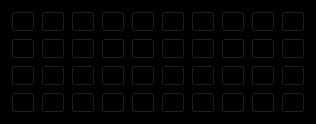
  <widget class="QWidget" name="tabKeyboard">
   <property name="styleSheet">
    <string notr="true">background-color:black;</string>
   </property>
   <attribute name="title">
    <string>Keyboard</string>
   </attribute>
   <layout class="QGridLayout" name="gridLayout">
    <item row="2" column="5">
     <widget class="QToolButton" name="kbH">
      <property name="styleSheet">
       <string notr="true">QToolButton:hover {background-color:#333333;}
QToolButton:pressed {background-color:#4d4d4d;}</string>
      </property>
      <property name="text">
       <string>...</string>
      </property>
      <property name="icon">
       <iconset resource="../rise.qrc">
        <normaloff>:/svg/buttons/assets/svg/h.svg</normaloff>:/svg/buttons/assets/svg/h.svg</iconset>
      </property>
      <property name="iconSize">
       <size>
        <width>60</width>
        <height>64</height>
       </size>
      </property>
     </widget>
    </item>
    <item row="0" column="0">
     <widget class="QToolButton" name="kb1">
      <property name="styleSheet">
       <string notr="true">QToolButton:hover {background-color:#333333;}
QToolButton:pressed {background-color:#4d4d4d;}</string>
      </property>
      <property name="text">
       <string>...</string>
      </property>
      <property name="icon">
       <iconset resource="../rise.qrc">
        <normaloff>:/svg/buttons/assets/svg/1.svg</normaloff>:/svg/buttons/assets/svg/1.svg</iconset>
      </property>
      <property name="iconSize">
       <size>
        <width>60</width>
        <height>64</height>
       </size>
      </property>
     </widget>
    </item>
    <item row="2" column="0">
     <widget class="QToolButton" name="kbA">
      <property name="styleSheet">
       <string notr="true">QToolButton:hover {background-color:#333333;}
QToolButton:pressed {background-color:#4d4d4d;}</string>
      </property>
      <property name="text">
       <string>...</string>
      </property>
      <property name="icon">
       <iconset resource="../rise.qrc">
        <normaloff>:/svg/buttons/assets/svg/a.svg</normaloff>:/svg/buttons/assets/svg/a.svg</iconset>
      </property>
      <property name="iconSize">
       <size>
        <width>60</width>
        <height>64</height>
       </size>
      </property>
     </widget>
    </item>
    <item row="1" column="9">
     <widget class="QToolButton" name="kbP">
      <property name="styleSheet">
       <string notr="true">QToolButton:hover {background-color:#333333;}
QToolButton:pressed {background-color:#4d4d4d;}</string>
      </property>
      <property name="text">
       <string>...</string>
      </property>
      <property name="icon">
       <iconset resource="../rise.qrc">
        <normaloff>:/svg/buttons/assets/svg/p.svg</normaloff>:/svg/buttons/assets/svg/p.svg</iconset>
      </property>
      <property name="iconSize">
       <size>
        <width>60</width>
        <height>64</height>
       </size>
      </property>
     </widget>
    </item>
    <item row="2" column="4">
     <widget class="QToolButton" name="kbG">
      <property name="styleSheet">
       <string notr="true">QToolButton:hover {background-color:#333333;}
QToolButton:pressed {background-color:#4d4d4d;}</string>
      </property>
      <property name="text">
       <string>...</string>
      </property>
      <property name="icon">
       <iconset resource="../rise.qrc">
        <normaloff>:/svg/buttons/assets/svg/g.svg</normaloff>:/svg/buttons/assets/svg/g.svg</iconset>
      </property>
      <property name="iconSize">
       <size>
        <width>60</width>
        <height>64</height>
       </size>
      </property>
     </widget>
    </item>
    <item row="2" column="9">
     <widget class="QToolButton" name="kbEnter">
      <property name="styleSheet">
       <string notr="true">QToolButton:hover {background-color:#333333;}
QToolButton:pressed {background-color:#4d4d4d;}</string>
      </property>
      <property name="text">
       <string>...</string>
      </property>
      <property name="icon">
       <iconset resource="../rise.qrc">
        <normaloff>:/svg/buttons/assets/svg/enter.svg</normaloff>:/svg/buttons/assets/svg/enter.svg</iconset>
      </property>
      <property name="iconSize">
       <size>
        <width>60</width>
        <height>64</height>
       </size>
      </property>
     </widget>
    </item>
    <item row="0" column="5">
     <widget class="QToolButton" name="kb6">
      <property name="styleSheet">
       <string notr="true">QToolButton:hover {background-color:#333333;}
QToolButton:pressed {background-color:#4d4d4d;}</string>
      </property>
      <property name="text">
       <string>...</string>
      </property>
      <property name="icon">
       <iconset resource="../rise.qrc">
        <normaloff>:/svg/buttons/assets/svg/6.svg</normaloff>:/svg/buttons/assets/svg/6.svg</iconset>
      </property>
      <property name="iconSize">
       <size>
        <width>60</width>
        <height>64</height>
       </size>
      </property>
     </widget>
    </item>
    <item row="1" column="6">
     <widget class="QToolButton" name="kbU">
      <property name="styleSheet">
       <string notr="true">QToolButton:hover {background-color:#333333;}
QToolButton:pressed {background-color:#4d4d4d;}</string>
      </property>
      <property name="text">
       <string>...</string>
      </property>
      <property name="icon">
       <iconset resource="../rise.qrc">
        <normaloff>:/svg/buttons/assets/svg/u.svg</normaloff>:/svg/buttons/assets/svg/u.svg</iconset>
      </property>
      <property name="iconSize">
       <size>
        <width>60</width>
        <height>64</height>
       </size>
      </property>
     </widget>
    </item>
    <item row="1" column="0">
     <widget class="QToolButton" name="kbQ">
      <property name="styleSheet">
       <string notr="true">QToolButton:hover {background-color:#333333;}
QToolButton:pressed {background-color:#4d4d4d;}</string>
      </property>
      <property name="text">
       <string>...</string>
      </property>
      <property name="icon">
       <iconset resource="../rise.qrc">
        <normaloff>:/svg/buttons/assets/svg/q.svg</normaloff>:/svg/buttons/assets/svg/q.svg</iconset>
      </property>
      <property name="iconSize">
       <size>
        <width>60</width>
        <height>64</height>
       </size>
      </property>
     </widget>
    </item>
    <item row="0" column="3">
     <widget class="QToolButton" name="kb4">
      <property name="styleSheet">
       <string notr="true">QToolButton:hover {background-color:#333333;}
QToolButton:pressed {background-color:#4d4d4d;}</string>
      </property>
      <property name="text">
       <string>...</string>
      </property>
      <property name="icon">
       <iconset resource="../rise.qrc">
        <normaloff>:/svg/buttons/assets/svg/4.svg</normaloff>:/svg/buttons/assets/svg/4.svg</iconset>
      </property>
      <property name="iconSize">
       <size>
        <width>60</width>
        <height>64</height>
       </size>
      </property>
     </widget>
    </item>
    <item row="1" column="7">
     <widget class="QToolButton" name="kbI">
      <property name="styleSheet">
       <string notr="true">QToolButton:hover {background-color:#333333;}
QToolButton:pressed {background-color:#4d4d4d;}</string>
      </property>
      <property name="text">
       <string>...</string>
      </property>
      <property name="icon">
       <iconset resource="../rise.qrc">
        <normaloff>:/svg/buttons/assets/svg/i.svg</normaloff>:/svg/buttons/assets/svg/i.svg</iconset>
      </property>
      <property name="iconSize">
       <size>
        <width>60</width>
        <height>64</height>
       </size>
      </property>
     </widget>
    </item>
    <item row="1" column="3">
     <widget class="QToolButton" name="kbR">
      <property name="styleSheet">
       <string notr="true">QToolButton:hover {background-color:#333333;}
QToolButton:pressed {background-color:#4d4d4d;}</string>
      </property>
      <property name="text">
       <string>...</string>
      </property>
      <property name="icon">
       <iconset resource="../rise.qrc">
        <normaloff>:/svg/buttons/assets/svg/r.svg</normaloff>:/svg/buttons/assets/svg/r.svg</iconset>
      </property>
      <property name="iconSize">
       <size>
        <width>60</width>
        <height>64</height>
       </size>
      </property>
     </widget>
    </item>
    <item row="0" column="8">
     <widget class="QToolButton" name="kb9">
      <property name="styleSheet">
       <string notr="true">QToolButton:hover {background-color:#333333;}
QToolButton:pressed {background-color:#4d4d4d;}</string>
      </property>
      <property name="text">
       <string>...</string>
      </property>
      <property name="icon">
       <iconset resource="../rise.qrc">
        <normaloff>:/svg/buttons/assets/svg/9.svg</normaloff>:/svg/buttons/assets/svg/9.svg</iconset>
      </property>
      <property name="iconSize">
       <size>
        <width>60</width>
        <height>64</height>
       </size>
      </property>
     </widget>
    </item>
    <item row="2" column="3">
     <widget class="QToolButton" name="kbF">
      <property name="styleSheet">
       <string notr="true">QToolButton:hover {background-color:#333333;}
QToolButton:pressed {background-color:#4d4d4d;}</string>
      </property>
      <property name="text">
       <string>...</string>
      </property>
      <property name="icon">
       <iconset resource="../rise.qrc">
        <normaloff>:/svg/buttons/assets/svg/f.svg</normaloff>:/svg/buttons/assets/svg/f.svg</iconset>
      </property>
      <property name="iconSize">
       <size>
        <width>60</width>
        <height>64</height>
       </size>
      </property>
     </widget>
    </item>
    <item row="2" column="7">
     <widget class="QToolButton" name="kbK">
      <property name="styleSheet">
       <string notr="true">QToolButton:hover {background-color:#333333;}
QToolButton:pressed {background-color:#4d4d4d;}</string>
      </property>
      <property name="text">
       <string>...</string>
      </property>
      <property name="icon">
       <iconset resource="../rise.qrc">
        <normaloff>:/svg/buttons/assets/svg/k.svg</normaloff>:/svg/buttons/assets/svg/k.svg</iconset>
      </property>
      <property name="iconSize">
       <size>
        <width>60</width>
        <height>64</height>
       </size>
      </property>
     </widget>
    </item>
    <item row="1" column="5">
     <widget class="QToolButton" name="kbY">
      <property name="styleSheet">
       <string notr="true">QToolButton:hover {background-color:#333333;}
QToolButton:pressed {background-color:#4d4d4d;}</string>
      </property>
      <property name="text">
       <string>...</string>
      </property>
      <property name="icon">
       <iconset resource="../rise.qrc">
        <normaloff>:/svg/buttons/assets/svg/y.svg</normaloff>:/svg/buttons/assets/svg/y.svg</iconset>
      </property>
      <property name="iconSize">
       <size>
        <width>60</width>
        <height>64</height>
       </size>
      </property>
     </widget>
    </item>
    <item row="0" column="9">
     <widget class="QToolButton" name="kb0">
      <property name="styleSheet">
       <string notr="true">QToolButton:hover {background-color:#333333;}
QToolButton:pressed {background-color:#4d4d4d;}</string>
      </property>
      <property name="text">
       <string>...</string>
      </property>
      <property name="icon">
       <iconset resource="../rise.qrc">
        <normaloff>:/svg/buttons/assets/svg/0.svg</normaloff>:/svg/buttons/assets/svg/0.svg</iconset>
      </property>
      <property name="iconSize">
       <size>
        <width>60</width>
        <height>64</height>
       </size>
      </property>
     </widget>
    </item>
    <item row="2" column="1">
     <widget class="QToolButton" name="kbS">
      <property name="styleSheet">
       <string notr="true">QToolButton:hover {background-color:#333333;}
QToolButton:pressed {background-color:#4d4d4d;}</string>
      </property>
      <property name="text">
       <string>...</string>
      </property>
      <property name="icon">
       <iconset resource="../rise.qrc">
        <normaloff>:/svg/buttons/assets/svg/s.svg</normaloff>:/svg/buttons/assets/svg/s.svg</iconset>
      </property>
      <property name="iconSize">
       <size>
        <width>60</width>
        <height>64</height>
       </size>
      </property>
     </widget>
    </item>
    <item row="2" column="2">
     <widget class="QToolButton" name="kbD">
      <property name="styleSheet">
       <string notr="true">QToolButton:hover {background-color:#333333;}
QToolButton:pressed {background-color:#4d4d4d;}</string>
      </property>
      <property name="text">
       <string>...</string>
      </property>
      <property name="icon">
       <iconset resource="../rise.qrc">
        <normaloff>:/svg/buttons/assets/svg/d.svg</normaloff>:/svg/buttons/assets/svg/d.svg</iconset>
      </property>
      <property name="iconSize">
       <size>
        <width>60</width>
        <height>64</height>
       </size>
      </property>
     </widget>
    </item>
    <item row="0" column="1">
     <widget class="QToolButton" name="kb2">
      <property name="styleSheet">
       <string notr="true">QToolButton:hover {background-color:#333333;}
QToolButton:pressed {background-color:#4d4d4d;}</string>
      </property>
      <property name="text">
       <string>...</string>
      </property>
      <property name="icon">
       <iconset resource="../rise.qrc">
        <normaloff>:/svg/buttons/assets/svg/2.svg</normaloff>:/svg/buttons/assets/svg/2.svg</iconset>
      </property>
      <property name="iconSize">
       <size>
        <width>60</width>
        <height>64</height>
       </size>
      </property>
     </widget>
    </item>
    <item row="2" column="6">
     <widget class="QToolButton" name="kbJ">
      <property name="styleSheet">
       <string notr="true">QToolButton:hover {background-color:#333333;}
QToolButton:pressed {background-color:#4d4d4d;}</string>
      </property>
      <property name="text">
       <string>...</string>
      </property>
      <property name="icon">
       <iconset resource="../rise.qrc">
        <normaloff>:/svg/buttons/assets/svg/j.svg</normaloff>:/svg/buttons/assets/svg/j.svg</iconset>
      </property>
      <property name="iconSize">
       <size>
        <width>60</width>
        <height>64</height>
       </size>
      </property>
     </widget>
    </item>
    <item row="1" column="1">
     <widget class="QToolButton" name="kbW">
      <property name="styleSheet">
       <string notr="true">QToolButton:hover {background-color:#333333;}
QToolButton:pressed {background-color:#4d4d4d;}</string>
      </property>
      <property name="text">
       <string>...</string>
      </property>
      <property name="icon">
       <iconset resource="../rise.qrc">
        <normaloff>:/svg/buttons/assets/svg/w.svg</normaloff>:/svg/buttons/assets/svg/w.svg</iconset>
      </property>
      <property name="iconSize">
       <size>
        <width>60</width>
        <height>64</height>
       </size>
      </property>
     </widget>
    </item>
    <item row="2" column="8">
     <widget class="QToolButton" name="kbL">
      <property name="styleSheet">
       <string notr="true">QToolButton:hover {background-color:#333333;}
QToolButton:pressed {background-color:#4d4d4d;}</string>
      </property>
      <property name="text">
       <string>...</string>
      </property>
      <property name="icon">
       <iconset resource="../rise.qrc">
        <normaloff>:/svg/buttons/assets/svg/l.svg</normaloff>:/svg/buttons/assets/svg/l.svg</iconset>
      </property>
      <property name="iconSize">
       <size>
        <width>60</width>
        <height>64</height>
       </size>
      </property>
     </widget>
    </item>
    <item row="1" column="4">
     <widget class="QToolButton" name="kbT">
      <property name="styleSheet">
       <string notr="true">QToolButton:hover {background-color:#333333;}
QToolButton:pressed {background-color:#4d4d4d;}</string>
      </property>
      <property name="text">
       <string>...</string>
      </property>
      <property name="icon">
       <iconset resource="../rise.qrc">
        <normaloff>:/svg/buttons/assets/svg/t.svg</normaloff>:/svg/buttons/assets/svg/t.svg</iconset>
      </property>
      <property name="iconSize">
       <size>
        <width>60</width>
        <height>64</height>
       </size>
      </property>
     </widget>
    </item>
    <item row="0" column="6">
     <widget class="QToolButton" name="kb7">
      <property name="styleSheet">
       <string notr="true">QToolButton:hover {background-color:#333333;}
QToolButton:pressed {background-color:#4d4d4d;}</string>
      </property>
      <property name="text">
       <string>...</string>
      </property>
      <property name="icon">
       <iconset resource="../rise.qrc">
        <normaloff>:/svg/buttons/assets/svg/7.svg</normaloff>:/svg/buttons/assets/svg/7.svg</iconset>
      </property>
      <property name="iconSize">
       <size>
        <width>60</width>
        <height>64</height>
       </size>
      </property>
     </widget>
    </item>
    <item row="0" column="4">
     <widget class="QToolButton" name="kb5">
      <property name="styleSheet">
       <string notr="true">QToolButton:hover {background-color:#333333;}
QToolButton:pressed {background-color:#4d4d4d;}</string>
      </property>
      <property name="text">
       <string>...</string>
      </property>
      <property name="icon">
       <iconset resource="../rise.qrc">
        <normaloff>:/svg/buttons/assets/svg/5.svg</normaloff>:/svg/buttons/assets/svg/5.svg</iconset>
      </property>
      <property name="iconSize">
       <size>
        <width>60</width>
        <height>64</height>
       </size>
      </property>
     </widget>
    </item>
    <item row="1" column="2">
     <widget class="QToolButton" name="kbE">
      <property name="styleSheet">
       <string notr="true">QToolButton:hover {background-color:#333333;}
QToolButton:pressed {background-color:#4d4d4d;}</string>
      </property>
      <property name="text">
       <string>...</string>
      </property>
      <property name="icon">
       <iconset resource="../rise.qrc">
        <normaloff>:/svg/buttons/assets/svg/e.svg</normaloff>:/svg/buttons/assets/svg/e.svg</iconset>
      </property>
      <property name="iconSize">
       <size>
        <width>60</width>
        <height>64</height>
       </size>
      </property>
     </widget>
    </item>
    <item row="0" column="2">
     <widget class="QToolButton" name="kb3">
      <property name="styleSheet">
       <string notr="true">QToolButton:hover {background-color:#333333;}
QToolButton:pressed {background-color:#4d4d4d;}</string>
      </property>
      <property name="text">
       <string>...</string>
      </property>
      <property name="icon">
       <iconset resource="../rise.qrc">
        <normaloff>:/svg/buttons/assets/svg/3.svg</normaloff>:/svg/buttons/assets/svg/3.svg</iconset>
      </property>
      <property name="iconSize">
       <size>
        <width>60</width>
        <height>64</height>
       </size>
      </property>
     </widget>
    </item>
    <item row="1" column="8">
     <widget class="QToolButton" name="kbO">
      <property name="styleSheet">
       <string notr="true">QToolButton:hover {background-color:#333333;}
QToolButton:pressed {background-color:#4d4d4d;}</string>
      </property>
      <property name="text">
       <string>...</string>
      </property>
      <property name="icon">
       <iconset resource="../rise.qrc">
        <normaloff>:/svg/buttons/assets/svg/o.svg</normaloff>:/svg/buttons/assets/svg/o.svg</iconset>
      </property>
      <property name="iconSize">
       <size>
        <width>60</width>
        <height>64</height>
       </size>
      </property>
     </widget>
    </item>
    <item row="0" column="7">
     <widget class="QToolButton" name="kb8">
      <property name="styleSheet">
       <string notr="true">QToolButton:hover {background-color:#333333;}
QToolButton:pressed {background-color:#4d4d4d;}</string>
      </property>
      <property name="text">
       <string>...</string>
      </property>
      <property name="icon">
       <iconset resource="../rise.qrc">
        <normaloff>:/svg/buttons/assets/svg/8.svg</normaloff>:/svg/buttons/assets/svg/8.svg</iconset>
      </property>
      <property name="iconSize">
       <size>
        <width>60</width>
        <height>64</height>
       </size>
      </property>
     </widget>
    </item>
    <item row="3" column="0">
     <widget class="QToolButton" name="kbCaps">
      <property name="toolTip">
       <string>Right click to hold</string>
      </property>
      <property name="styleSheet">
       <string notr="true">QToolButton:hover {background-color:#333333;}
QToolButton:pressed {background-color:#4d4d4d;}
QToolTip {background-color:#cccccc;color:black;}</string>
      </property>
      <property name="text">
       <string>...</string>
      </property>
      <property name="icon">
       <iconset resource="../rise.qrc">
        <normaloff>:/svg/buttons/assets/svg/caps.svg</normaloff>:/svg/buttons/assets/svg/caps.svg</iconset>
      </property>
      <property name="iconSize">
       <size>
        <width>60</width>
        <height>64</height>
       </size>
      </property>
     </widget>
    </item>
    <item row="3" column="1">
     <widget class="QToolButton" name="kbZ">
      <property name="styleSheet">
       <string notr="true">QToolButton:hover {background-color:#333333;}
QToolButton:pressed {background-color:#4d4d4d;}</string>
      </property>
      <property name="text">
       <string>...</string>
      </property>
      <property name="icon">
       <iconset resource="../rise.qrc">
        <normaloff>:/svg/buttons/assets/svg/z.svg</normaloff>:/svg/buttons/assets/svg/z.svg</iconset>
      </property>
      <property name="iconSize">
       <size>
        <width>60</width>
        <height>64</height>
       </size>
      </property>
     </widget>
    </item>
    <item row="3" column="2">
     <widget class="QToolButton" name="kbX">
      <property name="styleSheet">
       <string notr="true">QToolButton:hover {background-color:#333333;}
QToolButton:pressed {background-color:#4d4d4d;}</string>
      </property>
      <property name="text">
       <string>...</string>
      </property>
      <property name="icon">
       <iconset resource="../rise.qrc">
        <normaloff>:/svg/buttons/assets/svg/x.svg</normaloff>:/svg/buttons/assets/svg/x.svg</iconset>
      </property>
      <property name="iconSize">
       <size>
        <width>60</width>
        <height>64</height>
       </size>
      </property>
     </widget>
    </item>
    <item row="3" column="3">
     <widget class="QToolButton" name="kbC">
      <property name="styleSheet">
       <string notr="true">QToolButton:hover {background-color:#333333;}
QToolButton:pressed {background-color:#4d4d4d;}</string>
      </property>
      <property name="text">
       <string>...</string>
      </property>
      <property name="icon">
       <iconset resource="../rise.qrc">
        <normaloff>:/svg/buttons/assets/svg/c.svg</normaloff>:/svg/buttons/assets/svg/c.svg</iconset>
      </property>
      <property name="iconSize">
       <size>
        <width>60</width>
        <height>64</height>
       </size>
      </property>
     </widget>
    </item>
    <item row="3" column="4">
     <widget class="QToolButton" name="kbV">
      <property name="styleSheet">
       <string notr="true">QToolButton:hover {background-color:#333333;}
QToolButton:pressed {background-color:#4d4d4d;}</string>
      </property>
      <property name="text">
       <string>...</string>
      </property>
      <property name="icon">
       <iconset resource="../rise.qrc">
        <normaloff>:/svg/buttons/assets/svg/v.svg</normaloff>:/svg/buttons/assets/svg/v.svg</iconset>
      </property>
      <property name="iconSize">
       <size>
        <width>60</width>
        <height>64</height>
       </size>
      </property>
     </widget>
    </item>
    <item row="3" column="5">
     <widget class="QToolButton" name="kbB">
      <property name="styleSheet">
       <string notr="true">QToolButton:hover {background-color:#333333;}
QToolButton:pressed {background-color:#4d4d4d;}</string>
      </property>
      <property name="text">
       <string>...</string>
      </property>
      <property name="icon">
       <iconset resource="../rise.qrc">
        <normaloff>:/svg/buttons/assets/svg/b.svg</normaloff>:/svg/buttons/assets/svg/b.svg</iconset>
      </property>
      <property name="iconSize">
       <size>
        <width>60</width>
        <height>64</height>
       </size>
      </property>
     </widget>
    </item>
    <item row="3" column="6">
     <widget class="QToolButton" name="kbN">
      <property name="styleSheet">
       <string notr="true">QToolButton:hover {background-color:#333333;}
QToolButton:pressed {background-color:#4d4d4d;}</string>
      </property>
      <property name="text">
       <string>...</string>
      </property>
      <property name="icon">
       <iconset resource="../rise.qrc">
        <normaloff>:/svg/buttons/assets/svg/n.svg</normaloff>:/svg/buttons/assets/svg/n.svg</iconset>
      </property>
      <property name="iconSize">
       <size>
        <width>60</width>
        <height>64</height>
       </size>
      </property>
     </widget>
    </item>
    <item row="3" column="7">
     <widget class="QToolButton" name="kbM">
      <property name="styleSheet">
       <string notr="true">QToolButton:hover {background-color:#333333;}
QToolButton:pressed {background-color:#4d4d4d;}</string>
      </property>
      <property name="text">
       <string>...</string>
      </property>
      <property name="icon">
       <iconset resource="../rise.qrc">
        <normaloff>:/svg/buttons/assets/svg/m.svg</normaloff>:/svg/buttons/assets/svg/m.svg</iconset>
      </property>
      <property name="iconSize">
       <size>
        <width>60</width>
        <height>64</height>
       </size>
      </property>
     </widget>
    </item>
    <item row="3" column="8">
     <widget class="QToolButton" name="kbSymbol">
      <property name="toolTip">
       <string>Right click to hold</string>
      </property>
      <property name="styleSheet">
       <string notr="true">QToolButton:hover {background-color:#333333;}
QToolButton:pressed {background-color:#4d4d4d;}
QToolTip {background-color:#cccccc;color:black;}</string>
      </property>
      <property name="text">
       <string>...</string>
      </property>
      <property name="icon">
       <iconset resource="../rise.qrc">
        <normaloff>:/svg/buttons/assets/svg/sym.svg</normaloff>:/svg/buttons/assets/svg/sym.svg</iconset>
      </property>
      <property name="iconSize">
       <size>
        <width>60</width>
        <height>64</height>
       </size>
      </property>
     </widget>
    </item>
    <item row="3" column="9">
     <widget class="QToolButton" name="kbBreak">
      <property name="styleSheet">
       <string notr="true">QToolButton:hover {background-color:#333333;}
QToolButton:pressed {background-color:#4d4d4d;}</string>
      </property>
      <property name="text">
       <string>...</string>
      </property>
      <property name="icon">
       <iconset resource="../rise.qrc">
        <normaloff>:/svg/buttons/assets/svg/break.svg</normaloff>:/svg/buttons/assets/svg/break.svg</iconset>
      </property>
      <property name="iconSize">
       <size>
        <width>60</width>
        <height>64</height>
       </size>
      </property>
     </widget>
    </item>
   </layout>
  </widget>
